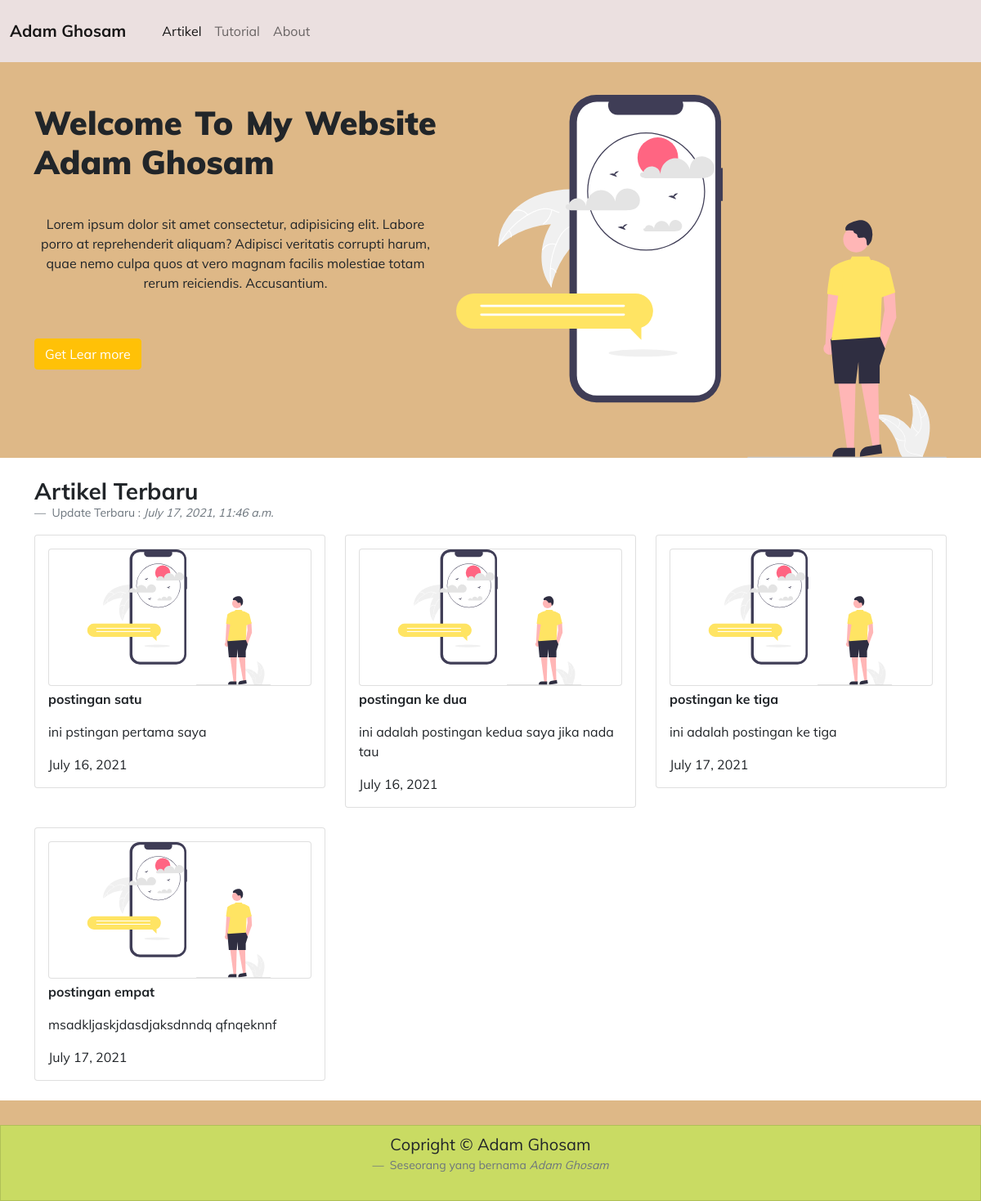
The page / on the database its author committed.
### blog/models.py (models this page shows, shortened)
class Posting(models.Model):
    title = models.CharField(max_length=255)
    content = models.TextField()
    author = models.CharField(max_length=30)
    releasedat=models.DateField()

### blog/views.py (the view)
# urls.py: path('',views.index),
def index (request):
    now = datetime.datetime.now()
    posting = models.Posting.objects.all()
    context={
        'title':'Home',
        'Nama':'Adam ghosam',
        'post':posting,
        'time':now
    }
    return render (request,'blog/index.html',context)

### blog/templates/blog/index.html
{% extends "snipet/base.html" %}
{% load static %}
{% block content %}
<section class="hero">
    <div class="container">
        <div class="row">
            <div class="col">
                <div class="herosatu">
                    <h1>Welcome To My Website  Adam Ghosam</h1>
                    <p>Lorem ipsum dolor sit amet consectetur, adipisicing elit. Labore porro at reprehenderit aliquam? Adipisci veritatis corrupti harum, quae nemo culpa quos at vero magnam facilis molestiae totam rerum reiciendis. Accusantium.</p>
                    <button type="button" class="btn btn-warning">Get Lear more</button>
                </div>
            </div>
            <div class="col">
                <img class="img-hero" width="600px" src="{% static 'images/Img1.svg' %}">
            </div>
        </div>
    </div>
</section>
<section class="artikel">
    <div class="card content">
        <div class="container">
            <figure class="mt-4">
                <blockquote class="blockquote">
                    <h3 class="fw-bold">Artikel Terbaru</h3>
                </blockquote>
                <figcaption class="blockquote-footer">
                    Update Terbaru : <cite title="Source Title">{{time}}</cite>
                </figcaption>
            </figure>
            <div class="row">
               {% for postingan in post%}
                <div class="col-sm-4 ">
                  <div class="card mb-4">
                    <div class="card-body">
                        <div class="card">
                            <img  width="318px" height="166px" src="{% static 'images/Img1.svg' %}">
                        </div>
                      <p class="fw-bold text-start mt-1">{{postingan.title}}</p>
                      <p class="card-text">{{postingan.content}}</p>
                      <p class="card-text">{{postingan.releasedat}}</p>
                    </div>
                  </div>
                </div>
                {% endfor %}
              </div>
        </div>
    </div>
</section>
{% endblock %}

### templates/snipet/base.html (shortened to what this page needs)
{% load static %}
<!doctype html>
<html lang="en">
  <head>
    <link href=" {% static 'vendor/bootstrap/css/bootstrap.min.css'%}" rel="stylesheet">
    <link href=" {% static 'vendor/bootstrap/css/customecss.css'%}" rel="stylesheet">
  </head>
  <body>
<nav class="navbar navbar-expand-lg navbar-light ">
    <div class="container-fluid">
      <a class="navbar-brand" href="/"><strong>Adam Ghosam</strong></a>
        <div class="collapse navbar-collapse" id="navbarNav">
            <ul class="navbar-nav">
                <li class="nav-item">
                    <a class="nav-link active" aria-current="page" href="/artikel">Artikel</a>
                </li>
                <li class="nav-item">
                    <a class="nav-link" href="/tutorial">Tutorial</a>
                </li>
                <li class="nav-item">
                    <a class="nav-link" href="/about">About</a>
                </li>
            </ul>
        </div>
    </div>
</nav>
      {% block content %}
      {% endblock %}
<section class="footer">
  <div class="card content2">
    <figure class="text-center mt-2">
      <blockquote class="blockquote">
        <p>Copright &copy Adam Ghosam</p>
      </blockquote>
      <figcaption class="blockquote-footer">
        Seseorang yang bernama  <cite title="Source Title">Adam Ghosam</cite>
      </figcaption>
    </figure>
  </div>
</section>
  </body>
</html>

### rows shown on the page
Posting: title "postingan satu", content "ini pstingan pertama saya", releasedat "July 16, 2021"
Posting: title "postingan ke dua", content "ini adalah postingan kedua saya jika nada tau", releasedat "July 16, 2021"
Posting: title "postingan ke tiga", content "ini adalah postingan ke tiga", releasedat "July 17, 2021"
Posting: title "postingan empat", content "msadkljaskjdasdjaksdnndq qfnqeknnf", releasedat "July 17, 2021"
